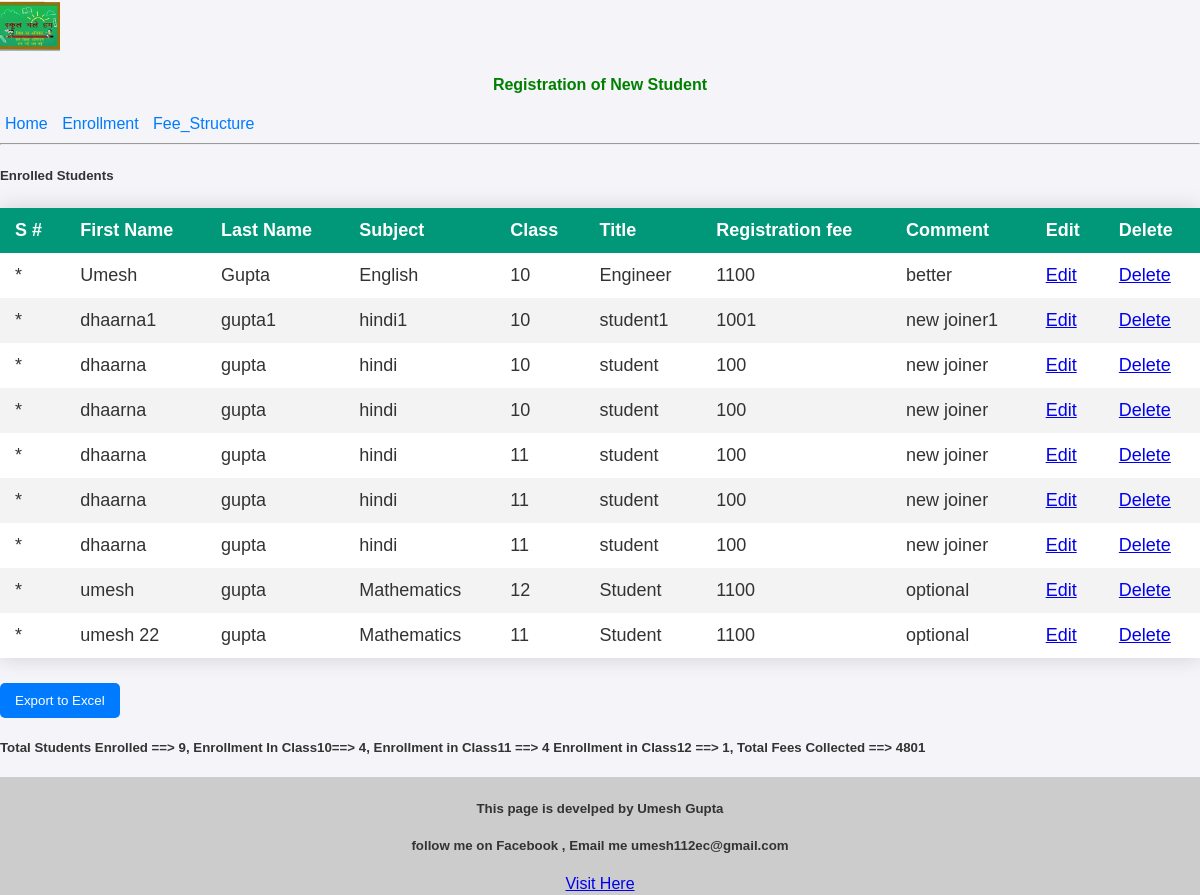
Before: / with the older database file.
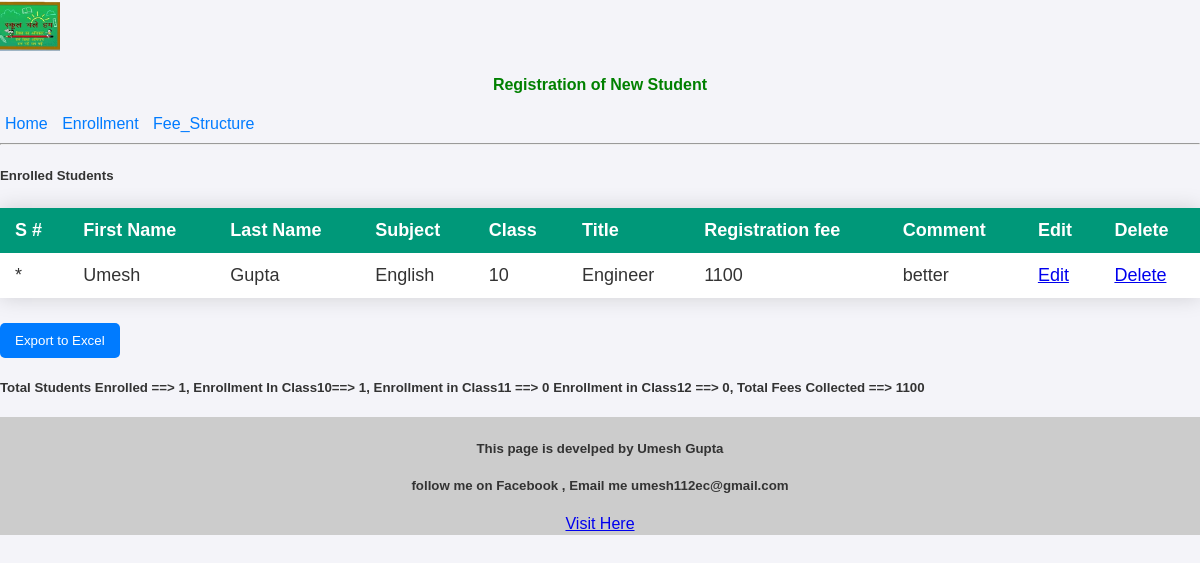
After: the same page with the newer database file.
### tables this page shows
CREATE TABLE registration
                 (ID INTEGER PRIMARY KEY AUTOINCREMENT, F_Name TEXT, L_Name TEXT, Subject TEXT, Class TEXT, Title TEXT, Registration_Fees INTEGER, comment TEXT);

### app.py (the view)
@app.route('/')
def index():
    conn = sqlite3.connect('registration.db')
    c = conn.cursor()
    c.execute("SELECT * FROM registration")
    registration = c.fetchall()
    c.execute("select sum(registration_fees) FROM registration")
    sums = c.fetchone()[0]
    c.execute("select count(*) FROM registration")
    enrolcount = c.fetchone()[0]
    c.execute("select count(*) FROM registration where class=10")
    class10 = c.fetchone()[0]
    c.execute("select count(*) FROM registration where class=11")
    class11 = c.fetchone()[0]
    c.execute("select count(*) FROM registration where class=12")
    class12 = c.fetchone()[0]
    conn.close()
    return render_template("index.html", registration=registration, sums=sums, enrolcount=enrolcount, class10=class10, class11=class11, class12=class12)

### templates/index.html (shortened to what this page needs)
{% extends "layout.html" %}
{% block content %}
<h5>Enrolled Students</h5>
<table class="styled-table", id="data-table">
    <thead>
    <tr>
        <th>S #</th>
        <th>First Name</th>
        <th>Last Name</th>
        <th>Subject</th>
        <th>Class</th>
        <th>Title</th>
        <th>Registration fee</th>
        <th>Comment</th>
        <th>Edit</th>
        <th>Delete</th>
     </tr>
    </thead>
    <tbody>
    {% for reg in registration %}
      <tr>
      <td> * </td>
      <td> {{ reg[1]}} </td>
      <td> {{ reg[2]}} </td>
      <td> {{ reg[3]}} </td>
      <td> {{ reg[4]}} </td>
      <td> {{ reg[5]}} </td>
      <td> {{ reg[6]}} </td>
      <td> {{ reg[7]}} </td>
      <td>  <a href="{{ url_for('edit_register', register_id=reg[0]) }}">Edit</a> </td>
      <td>  <a href="{{ url_for('delete_register', register_id=reg[0]) }}" onclick="return confirm('Are you sure to Delete the registration?')">Delete</a></td>
    </tr>
        {% endfor %}
    </tbody>
</table>
<button onclick="exportTableToExcel('data-table', 'table-data')">Export to Excel</button>
<h5> Total Students Enrolled ==>  {{enrolcount}},  Enrollment In Class10==>  {{class10}}, Enrollment in Class11 ==>  {{class11}}
     Enrollment in Class12 ==> {{class12}}, Total Fees Collected ==> {{ sums}}     </h5>
{% endblock %}

### templates/layout.html (shortened to what this page needs)
<!DOCTYPE html>
<html lang="en">
<head>
    <link rel="stylesheet" href="{{ url_for('static', filename='style.css') }}">
       <img src="{{ url_for('static', filename='images/logo.jpg') }}" alt="Logo" class="basic-image">
</head>
<body>
    <h4>Registration of New Student</h4>
    <nav>
        <a href="{{ url_for('index') }}">Home</a>
        <a href="{{ url_for('new_register') }}">Enrollment</a>
        <a href="{{ url_for('fee_structure') }}">Fee_Structure</a>
    </nav>
    <hr>
    {% block content %}{% endblock %}
</body>
<div class="footer">
    <h5> This page is develped by Umesh Gupta  </h5>
    <h5> follow me on Facebook , Email me umesh112ec@gmail.com </h5>
    <a href="https://m.facebook.com" target="_blank">Visit Here</a>
</div>
</html>

### static/style.css (style rules this page uses)
body { font-family: Arial, sans-serif; background-color: #f4f4f9; color: #333; margin: 0; padding: 0; }
.basic-image { max-width: 60px; height: auto; }
h4 { color: green; text-align: center; }
nav { text-align: left; margin-bottom: 10px; }
nav a { margin: 0 05px; color: #007bff; text-decoration: none; }
.styled-table { width: 100%; border-collapse: collapse; margin: 25px 0; font-size: 18px; text-align: left; box-shadow: 0 0 20px rgba(0, 0, 0, 0.15); background-color: #ffffff; }
.styled-table thead tr { background-color: #009879; color: #ffffff; text-align: left; font-weight: bold; }
.styled-table th, .styled-table td { padding: 12px 15px; }
button, input[type="submit"] { background-color: #007bff; color: #fff; border: none; padding: 10px 15px; border-radius: 5px; cursor: pointer; }
.footer { background-color: #ccc; text-align: center; padding: 2px; }

Changed rows visible on the page:
removed registration: F_Name "dhaarna1", L_Name "gupta1", Subject "hindi1", Class "10", Title "student1", Registration_Fees "1001", comment "new joiner1"
removed registration: F_Name "dhaarna", L_Name "gupta", Subject "hindi", Class "10", Title "student", Registration_Fees "100", comment "new joiner"
removed registration: F_Name "dhaarna", L_Name "gupta", Subject "hindi", Class "10", Title "student", Registration_Fees "100", comment "new joiner"
removed registration: F_Name "dhaarna", L_Name "gupta", Subject "hindi", Class "11", Title "student", Registration_Fees "100", comment "new joiner"
removed registration: F_Name "dhaarna", L_Name "gupta", Subject "hindi", Class "11", Title "student", Registration_Fees "100", comment "new joiner"
removed registration: F_Name "dhaarna", L_Name "gupta", Subject "hindi", Class "11", Title "student", Registration_Fees "100", comment "new joiner"
removed registration: F_Name "umesh", L_Name "gupta", Subject "Mathematics", Class "12", Title "Student", Registration_Fees "1100", comment "optional"
removed registration: F_Name "umesh 22", L_Name "gupta", Subject "Mathematics", Class "11", Title "Student", Registration_Fees "1100", comment "optional"
Other visible differences:
{{ enrolcount }}: "9" → "1"
{{ class10 }}: "4" → "1"
{{ class11 }}: "4" → "0"
{{ class12 }}: "1" → "0"
{{ sums }}: "4801" → "1100"
